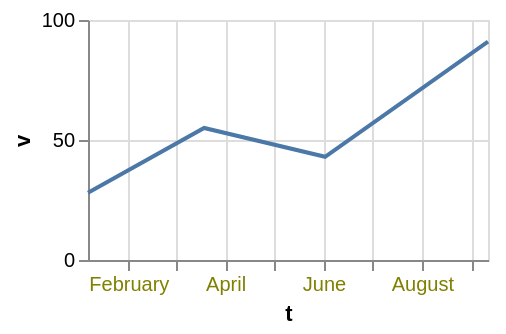

Write a Vega-Lite specification for this figure.
### Vega-Lite specification from a JSON file in a GitHub repository (floating-point values rounded to 4 significant figures)
{"$schema": "https://vega.github.io/schema/vega-lite/v6.json", "width": 200, "height": 120, "data": {"values": [{"c": "alpha", "v": 28, "w": 3, "t": "2024-01-07"}, {"c": "beta", "v": 55, "w": 7, "t": "2024-03-19"}, {"c": "gamma", "v": 43, "w": 5, "t": "2024-06-02"}, {"c": "delta", "v": 91, "w": 9, "t": "2024-09-11"}]}, "mark": "line", "encoding": {"x": {"field": "t", "type": "temporal", "axis": {"labelColor": "olive"}}, "y": {"field": "v", "type": "quantitative"}}}
